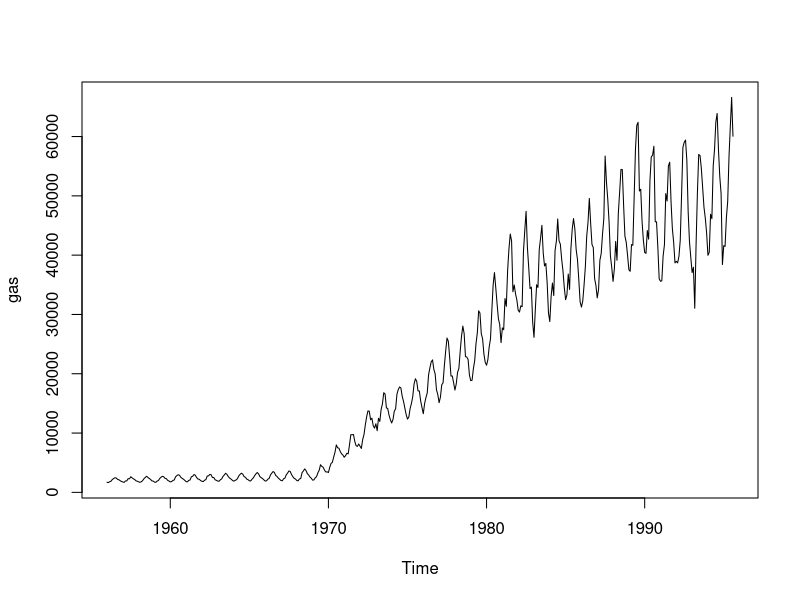
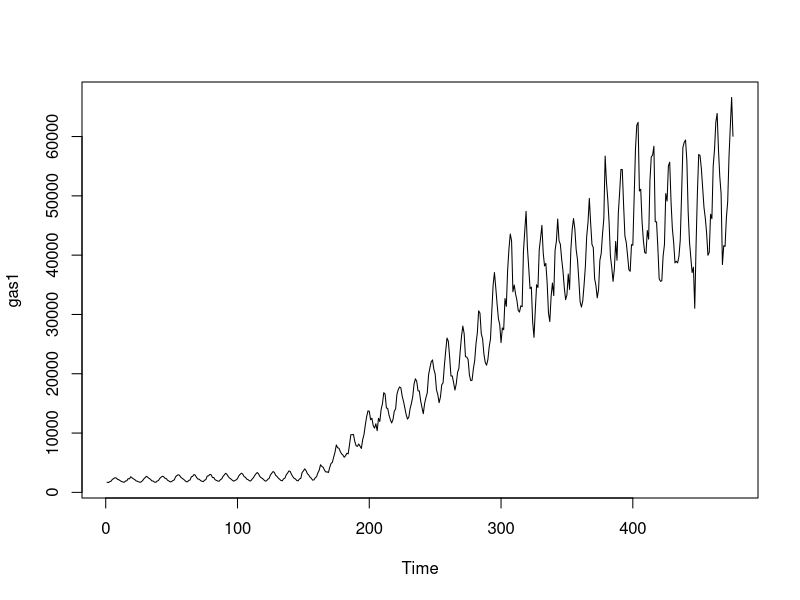
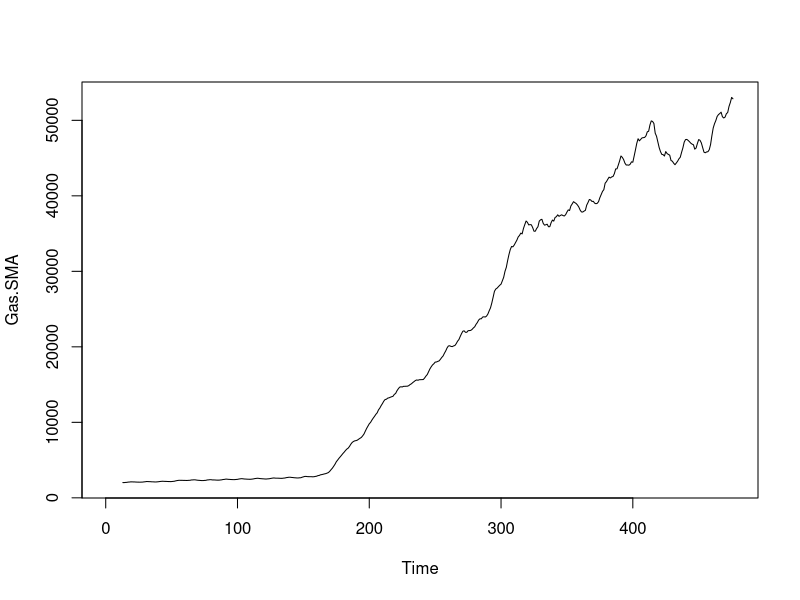

Write R code to recreate these figures, in order.
install.packages("forecast")
library(forecast)
plot(gas)
str(gas)
gas1 <- ts(gas)
plot.ts(gas1)
library(TTR)
Gas.SMA <- SMA(gas1,n=13)
plot.ts(Gas.SMA)
